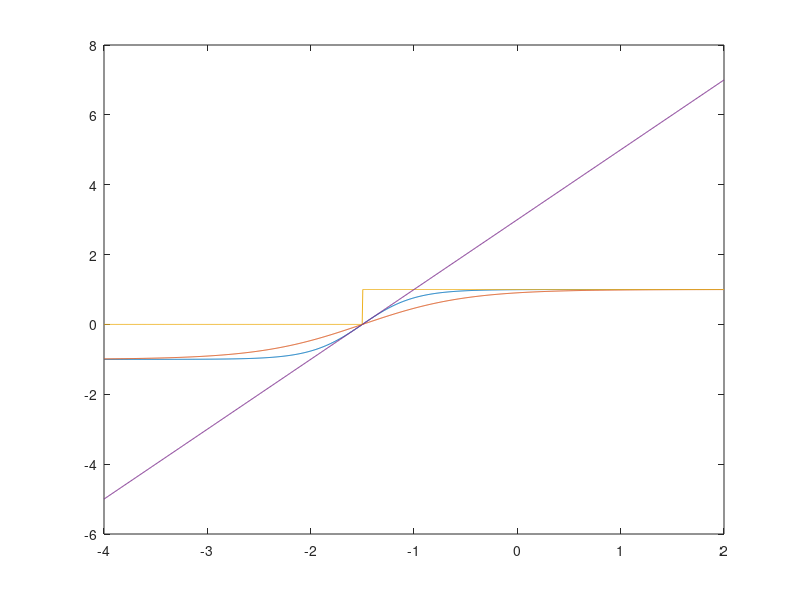

Source code (MATLAB):
clc
clear all
close all
x = linspace(-4,2,1000);
y = 2*x + 3;
a1 = tanh(y);
a2 = 2 ./ (1 + exp(-y)) - 1;
a3 = zeros (1, length(x));
k = y >= 0;
a3(k) = 1;
plot(x, [a1;a2;a3;y])